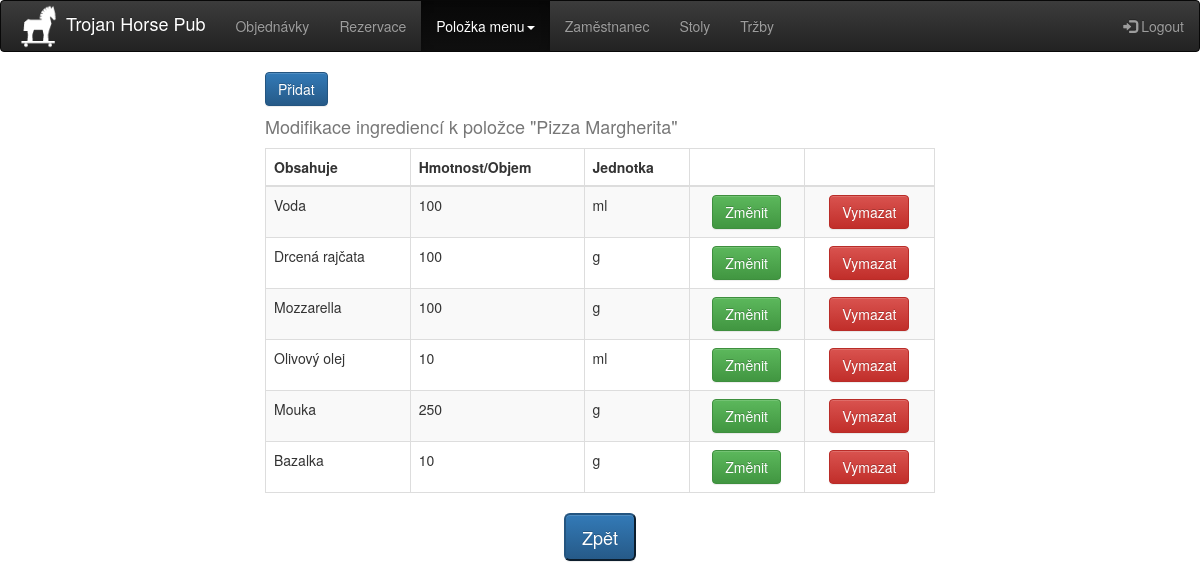
Screenshot of /menu_polozka_modify_ingred.php?id=1&nazev=Pizza Margherita (signed in) with the database file from the repository.
### tables this page shows
CREATE TABLE `obsahuje` (
  `id_menu` int(11) NOT NULL,
  `id_ingredience` int(11) NOT NULL,
  `mnozstvi` int(11) NOT NULL,
  `jednotka` varchar(3) NOT NULL,
  `hide_obsahuje` int(11) NOT NULL DEFAULT '0'
);

CREATE TABLE `ingredience` (
  `id_ingredience` int(11) NOT NULL,
  `nazev_ingredience` varchar(30) NOT NULL,
  `hide_ingred` int(11) NOT NULL DEFAULT '0'
);

### menu_polozka_modify_ingred.php (the view, shortened to what this page needs)
<?php
include_once "header.php";
$id = $_GET['id'];
$nazev = $_GET['nazev'];
?>
<div class="col-md-7 center-block">
<button type="button" class="btn btn-primary" onclick="location.href = 'menu_polozka_modify_ingred_add.php?id=<?php echo $id; ?>&nazev=<?php echo htmlspecialchars($nazev); ?>'">Přidat</button>
<table class="table table-bordered table-striped table-hover">
	<caption><font size="4">Modifikace ingrediencí k položce <?php echo '"'. htmlspecialchars($nazev). '"'?></font></caption>
	<thead>
		<tr>
			<th>Obsahuje</th>
			<th>Hmotnost/Objem</th>
			<th>Jednotka</th>
			<th></th>
			<th></th>
		</tr>
	</thead>
	<tbody>
		<?php
			$query2 = "SELECT * FROM `obsahuje` as o NATURAL JOIN `ingredience` as i  WHERE id_menu='$id' AND hide_obsahuje = '0' AND hide_ingred = '0'";
			$db = connect_to_serv();
			if ($result2 = mysqli_query($db, $query2)) {
				while ($row2 = mysqli_fetch_assoc($result2)){
					echo '<tr>';
					echo "<td>".htmlspecialchars($row2['nazev_ingredience'])."</td>";
					echo "<td>".$row2['mnozstvi']."</td>";
					echo "<td>".$row2['jednotka']."</td>";
					$ingr = $row2['id_ingredience'];
					$nazev2 = htmlspecialchars($nazev);
					echo "<td> <button type='button' class='btn btn-success center-block' onclick= \"window.location.href = 'menu_polozka_modify_ingred_modify.php?id=$id&nazev=$nazev2&ingr=$ingr';\">Změnit</button> </td>";
					echo "<td> <button type='button' class='btn btn-danger center-block' onclick=\" if (confirm('Stlačením OK vymažete ingredienci k menu!')) window.location.href ='menu_polozka_modify_ingred_delete.php?id=$id&ingr=$ingr&nazev=$nazev2'\">Vymazat</button> </td>";
					echo '</tr>';
					}
			}
		?>
	</tbody>
</table>
<button type="button" class="btn-lg btn-primary center-block" onclick=" window.location.href = '/menu_polozka.php'">Zpět</button>
</div>
<?php
include_once "footer.php";
?>

### header.php (style rules this page uses)
.center-block { float:none }

### rows the page displays
obsahuje: id_ingredience.nazev_ingredience "Voda", mnozstvi "100", jednotka "ml"
obsahuje: id_ingredience.nazev_ingredience "Drcená rajčata", mnozstvi "100", jednotka "g"
obsahuje: id_ingredience.nazev_ingredience "Mozzarella", mnozstvi "100", jednotka "g"
obsahuje: id_ingredience.nazev_ingredience "Olivový olej", mnozstvi "10", jednotka "ml"
obsahuje: id_ingredience.nazev_ingredience "Mouka", mnozstvi "250", jednotka "g"
obsahuje: id_ingredience.nazev_ingredience "Bazalka", mnozstvi "10", jednotka "g"

### other values shown
$nazev "Pizza Margherita"
